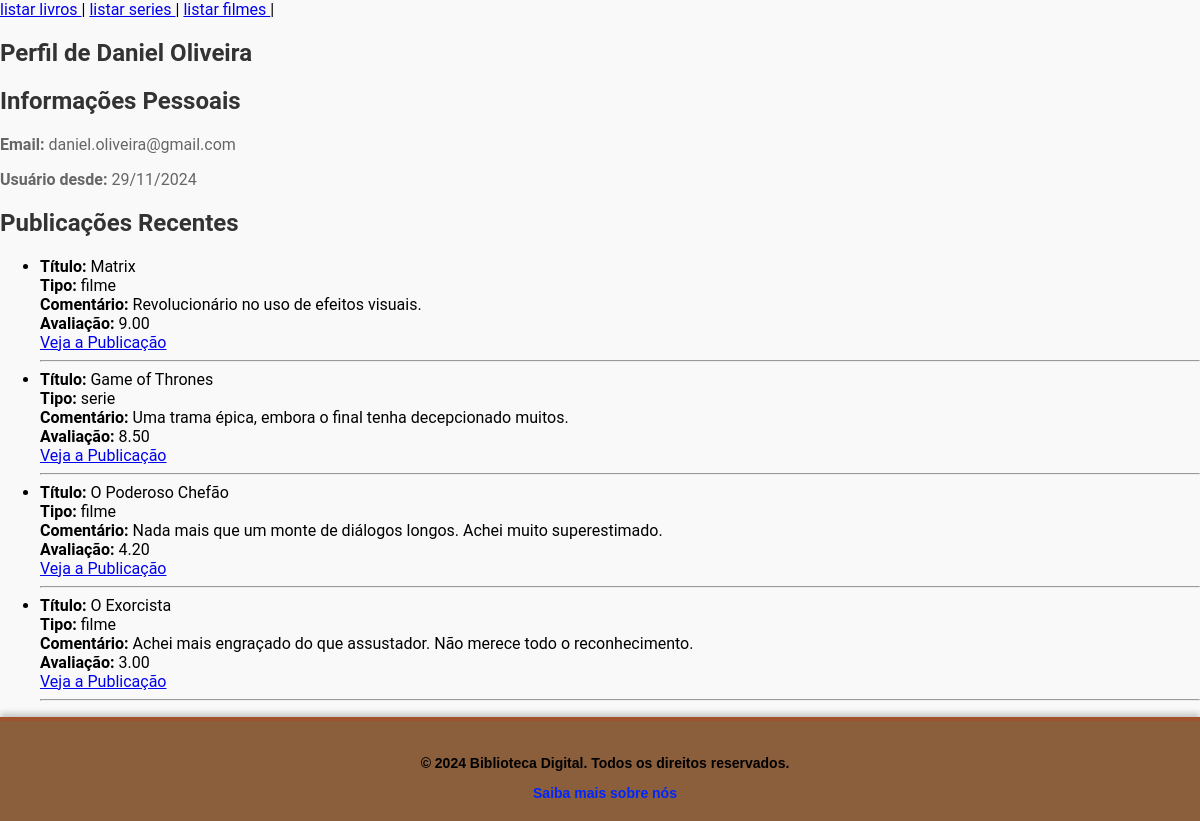
Screenshot of /crud/index_teste.php?pg=perfil/perfil (signed in) with the database file from the repository.
### tables this page shows
CREATE TABLE `posts` (
  `id` int(11) NOT NULL AUTO_INCREMENT,
  `tipo` enum('livro','serie','filme') NOT NULL,
  `titulo` varchar(255) NOT NULL,
  `comentario` text NOT NULL,
  `avaliacao` decimal(4,2) NOT NULL DEFAULT 0.00,
  `usuario_id` int(11) NOT NULL,
  PRIMARY KEY (`id`),
  KEY `usuario_id` (`usuario_id`),
  CONSTRAINT `posts_ibfk_1` FOREIGN KEY (`usuario_id`) REFERENCES `usuarios` (`id`) ON DELETE CASCADE
);

### perfil/perfil.php (the view, shortened to what this page needs)
<?php
include_once("config.inc.php");
?>
<section class="perfil">
    <div class="container">
        <h1 class="titulo-perfil">Perfil de <span class="perfil-nome"><?php
            echo $_SESSION['nome_usuario'];
        ?></span></h1>
        <div class="informacoes-perfil">
            <h2>Informações Pessoais</h2>
            <p><strong>Email:</strong> <?php echo $_SESSION['email_usuario']; ?></p>
            <p><strong>Usuário desde:</strong> <?php echo date('d/m/Y', strtotime($_SESSION['data_cadastro'])); ?></p>
        </div>
        <div class="atividades-perfil">
            <h2>Publicações Recentes</h2>
            <ul>
                <?php
                $usuario_id = $_SESSION['id_usuario'];
                $sql_publicacoes = "SELECT titulo, comentario, avaliacao, tipo FROM posts WHERE usuario_id = $usuario_id";
                $query_publicacoes = mysqli_query($conexao, $sql_publicacoes);
                if (mysqli_num_rows($query_publicacoes) > 0) {
                    while ($publicacao = mysqli_fetch_array($query_publicacoes)) {
                        $url_publicacao = '';
                        if ($publicacao['tipo'] === 'filme') {
                            $url_publicacao = 'http://localhost/projetopw/index.php?pg=bate-papo/bate-papo_filme';
                        } elseif ($publicacao['tipo'] === 'serie') {
                            $url_publicacao = 'http://localhost/projetopw/index.php?pg=bate-papo/bate-papo_serie';
                        } elseif ($publicacao['tipo'] === 'livro') {
                            $url_publicacao = 'http://localhost/projetopw/index.php?pg=bate-papo/bate-papo_livro';
                        }
                        echo "<li><strong>Título:</strong> {$publicacao['titulo']}<br>";
                        echo "<strong>Tipo:</strong> {$publicacao['tipo']}<br>";
                        echo "<strong>Comentário:</strong> {$publicacao['comentario']}<br>";
                        echo "<strong>Avaliação:</strong> {$publicacao['avaliacao']}<br>";
                        echo "<a href='{$url_publicacao}' class='btn-publicacao'>Veja a Publicação</a><br><hr>";
                    }
                } else {
                    echo "<li>Você ainda não fez nenhuma publicação.</li>";
                }
                ?>
            </ul>
        </div>
    </div>
</section>

### style/global.css (style rules this page uses)
body { display: flex; flex-direction: column; font-family: 'Roboto', sans-serif; background-color: #f9f9f9; }
h1, h2 { color: #333; }
p { color: #666; }
html, body { height: 100%; margin: 0; padding: 0; }

### rows the page displays
posts: titulo "Matrix", tipo "filme", comentario "Revolucionário no uso de efeitos visuais.", avaliacao "9.00"
posts: titulo "Game of Thrones", tipo "serie", comentario "Uma trama épica, embora o final tenha decepcionado muitos.", avaliacao "8.50"
posts: titulo "O Poderoso Chefão", tipo "filme", comentario "Nada mais que um monte de diálogos longos. Achei muito superestimado.", avaliacao "4.20"
posts: titulo "O Exorcista", tipo "filme", comentario "Achei mais engraçado do que assustador. Não merece todo o reconhecimento.", avaliacao "3.00"

### other values shown
$_SESSION['nome_usuario'] "Daniel Oliveira"
$_SESSION['email_usuario'] "daniel.oliveira@gmail.com"
date('d/m/Y', strtotime($_SESSION['data_cadastro'])) "29/11/2024"
